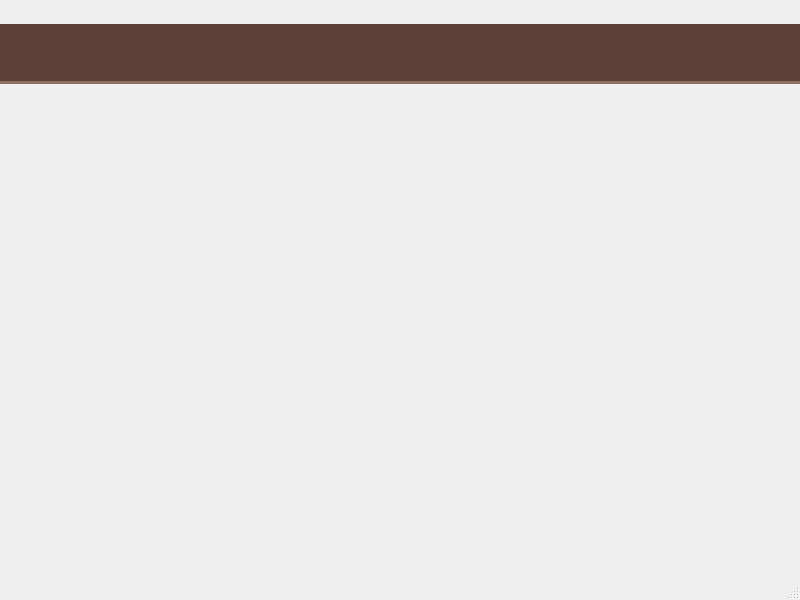
<?xml version="1.0" encoding="UTF-8"?>
<ui version="4.0">
 <class>MainWindow</class>
 <widget class="QMainWindow" name="MainWindow">
  <property name="geometry">
   <rect>
    <x>0</x>
    <y>0</y>
    <width>800</width>
    <height>600</height>
   </rect>
  </property>
  <property name="windowTitle">
   <string>MainWindow</string>
  </property>
  <widget class="QWidget" name="centralwidget">
   <widget class="QWidget" name="verticalLayoutWidget">
    <property name="geometry">
     <rect>
      <x>-111</x>
      <y>0</y>
      <width>964</width>
      <height>88</height>
     </rect>
    </property>
    <layout class="QVBoxLayout" name="verticalLayout">
     <item>
      <spacer name="horizontalSpacer">
       <property name="orientation">
        <enum>Qt::Horizontal</enum>
       </property>
       <property name="sizeHint" stdset="0">
        <size>
         <width>40</width>
         <height>20</height>
        </size>
       </property>
      </spacer>
     </item>
     <item>
      <widget class="QWidget" name="widget" native="true">
       <property name="sizePolicy">
        <sizepolicy hsizetype="Expanding" vsizetype="Fixed">
         <horstretch>0</horstretch>
         <verstretch>0</verstretch>
        </sizepolicy>
       </property>
       <property name="minimumSize">
        <size>
         <width>900</width>
         <height>60</height>
        </size>
       </property>
       <property name="maximumSize">
        <size>
         <width>16777215</width>
         <height>60</height>
        </size>
       </property>
       <property name="styleSheet">
        <string notr="true">background-color: #5D4037;
border-bottom: 3px solid #8D6E63;</string>
       </property>
       <layout class="QGridLayout" name="gridLayout">
        <item row="5" column="2">
         <layout class="QHBoxLayout" name="horizontalLayout">
          <item>
           <widget class="QLabel" name="EntregadaPizza">
            <property name="font">
             <font>
              <pointsize>8</pointsize>
              <weight>75</weight>
              <bold>true</bold>
             </font>
            </property>
            <property name="styleSheet">
             <string notr="true">QLabel {
    color: white;
    background-color: transparent;
    padding: 10px 20px;
    margin: 0px;
    border: none;
}

QLabel:hover {
    color: #FF8A65;           /* laranja claro bem bonito */
    background-color: rgba(255, 255, 255, 0.1);
    border-radius: 4px;
}</string>
            </property>
            <property name="text">
             <string>| Entrega das Pizzas</string>
            </property>
           </widget>
          </item>
          <item>
           <widget class="QLabel" name="CadastrarIngresso">
            <property name="font">
             <font>
              <pointsize>8</pointsize>
              <weight>75</weight>
              <bold>true</bold>
             </font>
            </property>
            <property name="styleSheet">
             <string notr="true">QLabel {
    color: white;
    background-color: transparent;
    padding: 10px 20px;
    margin: 0px;
    border: none;
}

QLabel:hover {
    color: #FF8A65;           /* laranja claro bem bonito */
    background-color: rgba(255, 255, 255, 0.1);
    border-radius: 4px;
}</string>
            </property>
            <property name="text">
             <string>| Cadastrar Ingresso</string>
            </property>
           </widget>
          </item>
          <item>
           <widget class="QLabel" name="CadastrarPizza">
            <property name="font">
             <font>
              <pointsize>8</pointsize>
              <weight>75</weight>
              <bold>true</bold>
             </font>
            </property>
            <property name="styleSheet">
             <string notr="true">QLabel {
    color: white;
    background-color: transparent;
    padding: 10px 20px;
    margin: 0px;
    border: none;
}

QLabel:hover {
    color: #FF8A65;           /* laranja claro bem bonito */
    background-color: rgba(255, 255, 255, 0.1);
    border-radius: 4px;
}</string>
            </property>
            <property name="text">
             <string>| Cadastrar Pizza</string>
            </property>
           </widget>
          </item>
          <item>
           <widget class="QLabel" name="CadastrarIngredientes">
            <property name="font">
             <font>
              <pointsize>8</pointsize>
              <weight>75</weight>
              <bold>true</bold>
             </font>
            </property>
            <property name="styleSheet">
             <string notr="true">QLabel {
    color: white;
    background-color: transparent;
    padding: 10px 20px;
    margin: 0px;
    border: none;
}

QLabel:hover {
    color: #FF8A65;           /* laranja claro bem bonito */
    background-color: rgba(255, 255, 255, 0.1);
    border-radius: 4px;
}</string>
            </property>
            <property name="text">
             <string>| Cadastrar Ingredientes |</string>
            </property>
           </widget>
          </item>
          <item>
           <widget class="QLabel" name="Financeiro">
            <property name="font">
             <font>
              <pointsize>8</pointsize>
              <weight>75</weight>
              <bold>true</bold>
             </font>
            </property>
            <property name="styleSheet">
             <string notr="true">QLabel {
    color: white;
    background-color: transparent;
    padding: 10px 20px;
    margin: 0px;
    border: none;
}

QLabel:hover {
    color: #FF8A65;           /* laranja claro bem bonito */
    background-color: rgba(255, 255, 255, 0.1);
    border-radius: 4px;
}</string>
            </property>
            <property name="text">
             <string>Financeiro |</string>
            </property>
           </widget>
          </item>
          <item>
           <widget class="QLabel" name="Configuracoes">
            <property name="font">
             <font>
              <pointsize>8</pointsize>
              <weight>75</weight>
              <bold>true</bold>
             </font>
            </property>
            <property name="styleSheet">
             <string notr="true">QLabel {
    color: white;
    background-color: transparent;
    padding: 10px 20px;
    margin: 0px;
    border: none;
}

QLabel:hover {
    color: #FF8A65;           /* laranja claro bem bonito */
    background-color: rgba(255, 255, 255, 0.1);
    border-radius: 4px;
}</string>
            </property>
            <property name="text">
             <string>Configurações</string>
            </property>
           </widget>
          </item>
         </layout>
        </item>
        <item row="3" column="0">
         <widget class="QLabel" name="label">
          <property name="font">
           <font>
            <pointsize>8</pointsize>
            <weight>75</weight>
            <bold>true</bold>
           </font>
          </property>
          <property name="styleSheet">
           <string notr="true">color: #FFCCBC;
background-color: rgba(255, 255, 255, 0.15);
border-radius: 4px;</string>
          </property>
          <property name="text">
           <string>Inicio</string>
          </property>
         </widget>
        </item>
       </layout>
      </widget>
     </item>
    </layout>
   </widget>
  </widget>
  <widget class="QMenuBar" name="menubar">
   <property name="geometry">
    <rect>
     <x>0</x>
     <y>0</y>
     <width>800</width>
     <height>21</height>
    </rect>
   </property>
  </widget>
  <widget class="QStatusBar" name="statusbar"/>
 </widget>
 <resources/>
 <connections/>
</ui>
